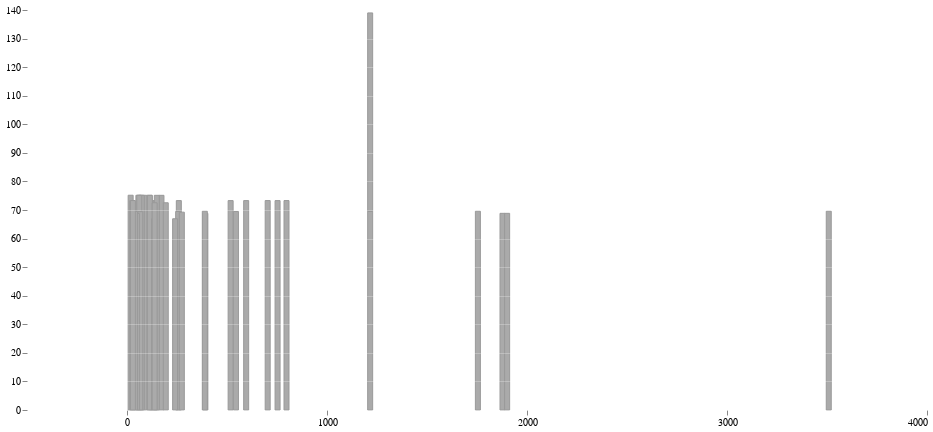

Source (notebook cell):
### Code cell
#hide
import altair as alt
from vega_datasets import data


bars = alt.Chart(df_pareto).mark_bar(**{"fill": "#aaa", "stroke": "#999"}).encode(
    x=alt.X("fps:Q", axis=alt.Axis(format='d', tickCount=5)),
    y=alt.Y("top1:Q", axis=alt.Axis(zindex=1)),
    #x2=alt.X2("type")
)

area = alt.Chart(df_pareto).mark_area(**{"color": "#a4cedb", "opacity": 0.7}).encode(
    x=alt.X("fps:Q"),
    y=alt.Y("type:Q")
)

area_line_1 = area.mark_line(**{"color": "#000", "opacity": 0.7})



(bars + area + area_line_1  ).properties(
    width=900, height=400
).configure_axis(
    title=None, gridColor="white", gridOpacity=0.25, domain=False
).configure_view(
    stroke="transparent"
)

### Figure 1 — Vega-Lite specification as saved in the notebook (floating-point values rounded to 4 significant figures)
{"config": {"view": {"continuousWidth": 400, "continuousHeight": 300, "stroke": "transparent"}, "axis": {"domain": false, "gridColor": "white", "gridOpacity": 0.25, "title": null}}, "layer": [{"mark": {"type": "bar", "fill": "#aaa", "stroke": "#999"}, "encoding": {"x": {"type": "quantitative", "axis": {"format": "d", "tickCount": 5}, "field": "fps"}, "y": {"type": "quantitative", "axis": {"zindex": 1}, "field": "top1"}}}, {"mark": {"type": "area", "color": "#a4cedb", "opacity": 0.7}, "encoding": {"x": {"type": "quantitative", "field": "fps"}, "y": {"type": "quantitative", "field": "type"}}}, {"mark": {"type": "line", "color": "#000", "opacity": 0.7}, "encoding": {"x": {"type": "quantitative", "field": "fps"}, "y": {"type": "quantitative", "field": "type"}}}], "data": {"name": "data-186563c903ade2de15c3f326d5e128a3"}, "height": 400, "width": 900, "$schema": "https://vega.github.io/schema/vega-lite/v4.0.2.json", "datasets": {"data-186563c903ade2de15c3f326d5e128a3": [{"net_prun_quant": "TPU_fast_INT8_MobileNetv1", "top1": "69.57", "fps": 3509.0, "network": "MobileNetv1", "type": "theoretical", "hardware": "TPU", "batch/thread/stream": null, "size": 20}, {"net_prun_quant": "TPU_slow_INT8_MobileNetv1", "top1": "69.57", "fps": 1754.0, "network": "MobileNetv1", "type": "theoretical", "hardware": "TPU", "batch/thread/stream": null, "size": 20}, {"net_prun_quant": "Ultra96-DPU_INT8_ResNet50_100 ", "top1": "73.29", "fps": 124.4, "network": "ResNet50", "type": "theoretical", "hardware": "Ultra96-DPU", "batch/thread/stream": null, "size": 20}, {"net_prun_quant": "ZCU104-DPU_INT8_ResNet50_100 ", "top1": "73.29", "fps": 595.9, "network": "ResNet50", "type": "theoretical", "hardware": "ZCU104-DPU", "batch/thread/stream": null, "size": 20}, {"net_prun_quant": "ZCU102-DPU_INT8_ResNet50_100 ", "top1": "73.29", "fps": 752.9, "network": "ResNet50", "type": "theoretical", "hardware": "ZCU102-DPU", "batch/thread/stream": null, "size": 20}, {"net_prun_quant": "TPU_fast_INT8_ResNet50_100 ", "top1": "73.29", "fps": 518.1, "network": "ResNet50", "type": "theoretical", "hardware": "TPU", "batch/thread/stream": null, "size": 20}, {"net_prun_quant": "TPU_slow_INT8_ResNet50_100 ", "top1": "73.29", "fps": 259.1, "network": "ResNet50", "type": "theoretical", "hardware": "TPU", "batch/thread/stream": null, "size": 20}, {"net_prun_quant": "Ultra96-DPU_INT8_ResNet50_80 ", "top1": "73.30", "fps": 146.8, "network": "ResNet50", "type": "theoretical", "hardware": "Ultra96-DPU", "batch/thread/stream": null, "size": 20}, {"net_prun_quant": "ZCU104-DPU_INT8_ResNet50_80 ", "top1": "73.30", "fps": 703.4, "network": "ResNet50", "type": "theoretical", "hardware": "ZCU104-DPU", "batch/thread/stream": null, "size": 20}, {"net_prun_quant": "ZCU102-DPU_INT8_ResNet50_80 ", "top1": "73.30", "fps": 797.5, "network": "ResNet50", "type": "theoretical", "hardware": "ZCU102-DPU", "batch/thread/stream": null, "size": 20}, {"net_prun_quant": "Ultra96-DPU_INT8_ResNet50_50 ", "top1": "69.49", "fps": 256.0, "network": "ResNet50", "type": "theoretical", "hardware": "Ultra96-DPU", "batch/thread/stream": null, "size": 20}, {"net_prun_quant": "ZCU104-DPU_INT8_ResNet50_50 ", "top1": "69.49", "fps": 1216.0, "network": "ResNet50", "type": "theoretical", "hardware": "ZCU104-DPU", "batch/thread/stream": null, "size": 20}, {"net_prun_quant": "ZCU102-DPU_INT8_ResNet50_50 ", "top1": "69.49", "fps": 1216.0, "network": "ResNet50", "type": "theoretical", "hardware": "ZCU102-DPU", "batch/thread/stream": null, "size": 20}, {"net_prun_quant": "Ultra96-DPU_INT8_ResNet50_30 ", "top1": "68.83", "fps": 391.8, "network": "ResNet50", "type": "theoretical", "hardware": "Ultra96-DPU", "batch/thread/stream": null, "size": 20}, {"net_prun_quant": "ZCU104-DPU_INT8_ResNet50_30 ", "top1": "68.83", "fps": 1878.0, "network": "ResNet50", "type": "theoretical", "hardware": "ZCU104-DPU", "batch/thread/stream": null, "size": 20}, {"net_prun_quant": "ZCU102-DPU_INT8_ResNet50_30 ", "top1": "68.83", "fps": 1901.0, "network": "ResNet50", "type": "theoretical", "hardware": "ZCU102-DPU", "batch/thread/stream": null, "size": 20}, {"net_prun_quant": "TX2_maxn_FP16_ResNet50_100 ", "top1": "75.14", "fps": 172.3, "network": "ResNet50", "type": "theoretical", "hardware": "TX2", "batch/thread/stream": null, "size": 20}, {"net_prun_quant": "TX2_maxp_FP16_ResNet50_100 ", "top1": "75.14", "fps": 149.0, "network": "ResNet50", "type": "theoretical", "hardware": "TX2", "batch/thread/stream": null, "size": 20}, {"net_prun_quant": "TX2_maxq_FP16_ResNet50_100 ", "top1": "75.14", "fps": 112.7, "network": "ResNet50", "type": "theoretical", "hardware": "TX2", "batch/thread/stream": null, "size": 20}, {"net_prun_quant": "NCS_FP16_ResNet50_100 ", "top1": "75.14", "fps": 64.77, "network": "ResNet50", "type": "theoretical", "hardware": "NCS", "batch/thread/stream": null, "size": 20}, {"net_prun_quant": "TX2_maxn_FP32_ResNet50_100 ", "top1": "75.15", "fps": 86.79, "network": "ResNet50", "type": "theoretical", "hardware": "TX2", "batch/thread/stream": null, "size": 20}, {"net_prun_quant": "TX2_maxp_FP32_ResNet50_100 ", "top1": "75.15", "fps": 73.83, "network": "ResNet50", "type": "theoretical", "hardware": "TX2", "batch/thread/stream": null, "size": 20}, {"net_prun_quant": "TX2_maxq_FP32_ResNet50_100 ", "top1": "75.15", "fps": 56.99, "network": "ResNet50", "type": "theoretical", "hardware": "TX2", "batch/thread/stream": null, "size": 20}, {"net_prun_quant": "NCS_FP16_RN50_100.0", "top1": 75.17, "fps": 18.27, "network": "ResNet50", "type": "experimental", "hardware": "NCS", "batch/thread/stream": 128.0, "size": 120}, {"net_prun_quant": "TPU_INT8_GNv1_100.0", "top1": 69.24, "fps": 274.1, "network": "GNv1", "type": "experimental", "hardware": "TPU", "batch/thread/stream": 1.0, "size": 120}, {"net_prun_quant": "TPU_INT8_MNv1_100.0", "top1": 69.57, "fps": 389.0, "network": "MobileNetv1", "type": "experimental", "hardware": "TPU", "batch/thread/stream": 1.0, "size": 120}, {"net_prun_quant": "TX2_FP16_GNv1_100.0", "top1": 66.93, "fps": 240.7, "network": "GNv1", "type": "experimental", "hardware": "TX2", "batch/thread/stream": 128.0, "size": 120}, {"net_prun_quant": "TX2_FP16_RN50_100.0", "top1": 75.14, "fps": 114.0, "network": "ResNet50", "type": "experimental", "hardware": "TX2", "batch/thread/stream": 128.0, "size": 120}, {"net_prun_quant": "TX2_FP32_GNv1_100.0", "top1": 66.96, "fps": 136.3, "network": "GNv1", "type": "experimental", "hardware": "TX2", "batch/thread/stream": 128.0, "size": 120}, {"net_prun_quant": "TX2_FP32_RN50_100.0", "top1": 75.15, "fps": 61.51, "network": "ResNet50", "type": "experimental", "hardware": "TX2", "batch/thread/stream": 128.0, "size": 120}, {"net_prun_quant": "Ultra96-DPU_INT8_GNv1_100.0", "top1": 69.41, "fps": 66.51, "network": "GNv1", "type": "experimental", "hardware": "Ultra96-DPU", "batch/thread/stream": 8.0, "size": 120}, {"net_prun_quant": "Ultra96-DPU_INT8_RN50_100.0", "top1": 73.29, "fps": 26.56, "network": "ResNet50", "type": "experimental", "hardware": "Ultra96-DPU", "batch/thread/stream": 8.0, "size": 120}, {"net_prun_quant": "Ultra96-DPU_INT8_RN50_12.5", "top1": 68.83, "fps": 49.58, "network": "ResNet50", "type": "experimental", "hardware": "Ultra96-DPU", "batch/thread/stream": 8.0, "size": 120}, {"net_prun_quant": "Ultra96-DPU_INT8_RN50_25.0", "top1": 69.49, "fps": 39.62, "network": "ResNet50", "type": "experimental", "hardware": "Ultra96-DPU", "batch/thread/stream": 8.0, "size": 120}, {"net_prun_quant": "Ultra96-DPU_INT8_RN50_50.0", "top1": 73.3, "fps": 29.4, "network": "ResNet50", "type": "experimental", "hardware": "Ultra96-DPU", "batch/thread/stream": 8.0, "size": 120}, {"net_prun_quant": "ZCU102-DPU_INT8_GNv1_100.0", "top1": 69.49, "fps": 544.7, "network": "GNv1", "type": "experimental", "hardware": "ZCU102-DPU", "batch/thread/stream": 8.0, "size": 120}, {"net_prun_quant": "ZCU102-DPU_INT8_RN50_100.0", "top1": 72.53, "fps": 193.8, "network": "ResNet50", "type": "experimental", "hardware": "ZCU102-DPU", "batch/thread/stream": 8.0, "size": 120}, {"net_prun_quant": "ZCU104-DPU_INT8_RN50_100.0", "top1": 72.53, "fps": 138.3, "network": "ResNet50", "type": "experimental", "hardware": "ZCU104-DPU", "batch/thread/stream": 8.0, "size": 120}]}}
